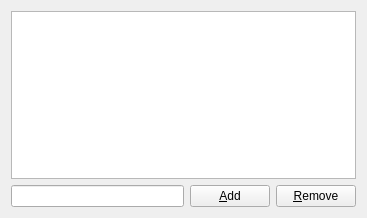
<ui version="4.0" >
 <author>Reinhold Kainhofer</author>
 <class>KPilotDBSelectionWidget</class>
 <widget class="QWidget" name="KPilotDBSelectionWidget" >
  <property name="geometry" >
   <rect>
    <x>0</x>
    <y>0</y>
    <width>367</width>
    <height>218</height>
   </rect>
  </property>
  <layout class="QGridLayout" >
   <item row="0" column="0" colspan="3" >
    <widget class="KListWidget" name="fDatabaseList" >
     <property name="whatsThis" >
      <string>This list shows the databases that have been detected on the handheld. Databases that are checked will be used for the operation that caused this dialog to appear.</string>
     </property>
    </widget>
   </item>
   <item row="1" column="2" >
    <widget class="KPushButton" name="fRemoveButton" >
     <property name="whatsThis" >
      <string>Click here to remove a database entirely from the list. Usually it is better to just uncheck the database.</string>
     </property>
     <property name="text" >
      <string>&amp;Remove</string>
     </property>
    </widget>
   </item>
   <item row="1" column="0" >
    <widget class="KLineEdit" name="fNameEdit" >
     <property name="whatsThis" >
      <string>To add a database to the list (for instance, because the database was not detected automatically), enter its name here and then click on the Add button.</string>
     </property>
    </widget>
   </item>
   <item row="1" column="1" >
    <widget class="KPushButton" name="fAddButton" >
     <property name="whatsThis" >
      <string>Click here to add a database to the list.</string>
     </property>
     <property name="text" >
      <string>&amp;Add</string>
     </property>
    </widget>
   </item>
  </layout>
 </widget>
 <customwidgets>
  <customwidget>
   <class>KLineEdit</class>
   <extends>QLineEdit</extends>
   <header>klineedit.h</header>
  </customwidget>
  <customwidget>
   <class>KListWidget</class>
   <extends>QListWidget</extends>
   <header>klistwidget.h</header>
  </customwidget>
  <customwidget>
   <class>KPushButton</class>
   <extends>QPushButton</extends>
   <header>kpushbutton.h</header>
  </customwidget>
 </customwidgets>
 <resources/>
 <connections>
  <connection>
   <sender>fNameEdit</sender>
   <signal>returnPressed()</signal>
   <receiver>fAddButton</receiver>
   <slot>animateClick()</slot>
   <hints>
    <hint type="sourcelabel" >
     <x>20</x>
     <y>20</y>
    </hint>
    <hint type="destinationlabel" >
     <x>20</x>
     <y>20</y>
    </hint>
   </hints>
  </connection>
 </connections>
</ui>
